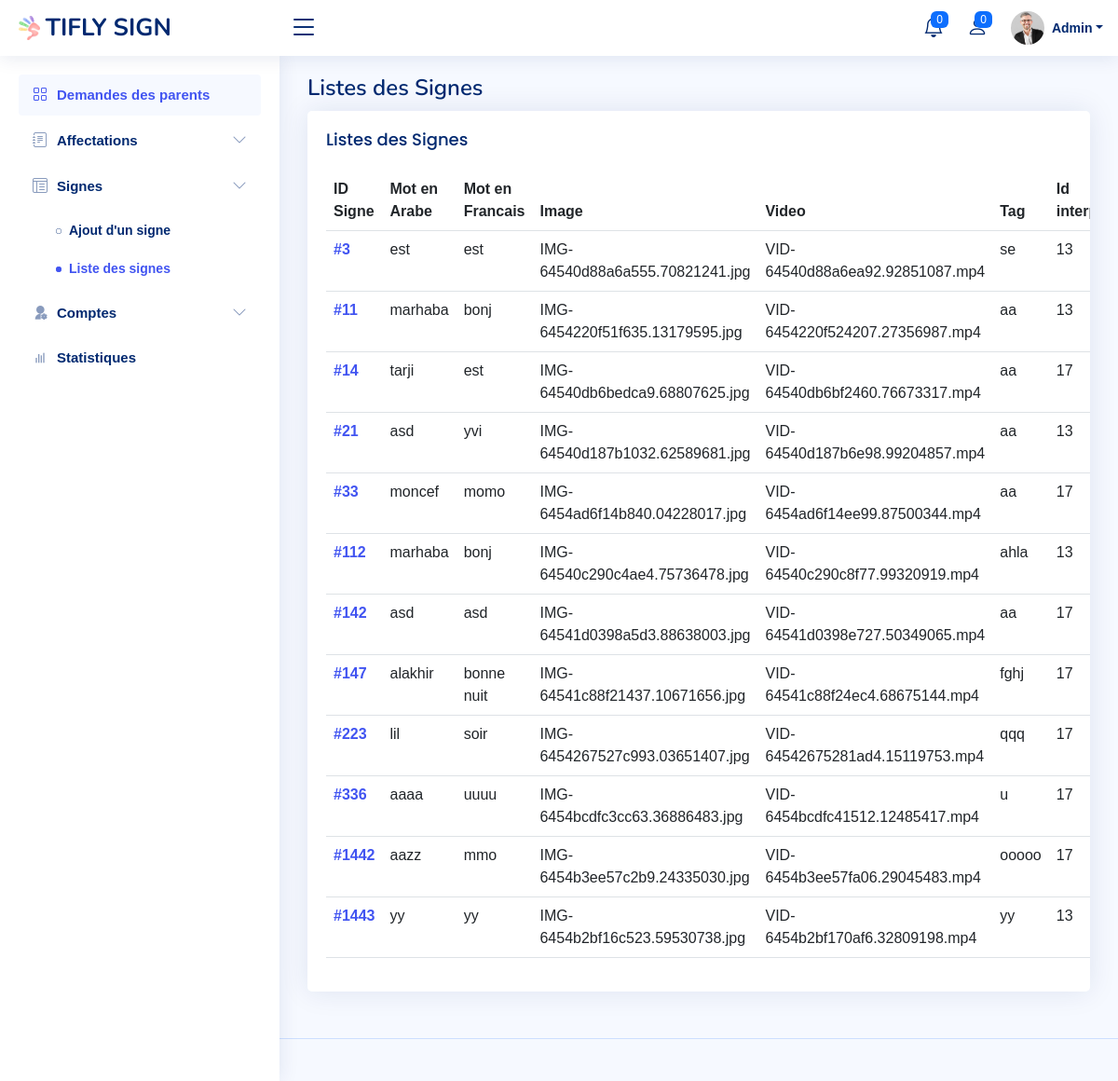
/admin/Liste_des_signes.php, run on the app's committed database.
### tables this page shows
CREATE TABLE `signe` (
  `id_signe` int(11) NOT NULL,
  `mot_ar` varchar(40) NOT NULL,
  `mot_fr` varchar(40) NOT NULL,
  `image` varchar(300) NOT NULL,
  `video` varchar(300) NOT NULL,
  `tag` varchar(40) NOT NULL,
  `id_interpret` int(11) NOT NULL
);

### admin/assets/php/liste_signes.php (the view, shortened to what this page needs)
<?php
$conn = mysqli_connect('localhost', 'root', '', 'sourd');
$conn->set_charset("utf8");
$sql = "SELECT * FROM signe";
$result = mysqli_query($conn, $sql);
if (mysqli_num_rows($result) > 0) {
    while($row = mysqli_fetch_assoc($result)) {
        echo "<tr>";
        echo "<th scope='row'><a href='#'>#" . $row['id_signe'] . "</a></th>";
        echo "<td>" . $row['mot_ar'] . "</td>";
        echo "<td>" . $row['mot_fr'] . "</td>";
        echo "<td>" . $row['image'] . "</td>";
        echo "<td>" . $row['video'] . "</td>";
        echo "<td>" . $row['tag'] . "</td>";
        echo "<td>" . $row['id_interpret'] . "</td>";
        echo "</tr>";
    }
} else if  (!$result) {
    printf("Error: %s\n", mysqli_error($conn));
    exit();
  }else {
    echo "<tr><td colspan='5'>Aucune demande trouvée.</td></tr>";
}
?>

### admin/assets/css/style.css (style rules this page uses)
:root { scroll-behavior: smooth; }
body { font-family: "Arial", sans-serif; background: #f6f9ff; color: #444444; }
a { color: #4154f1; text-decoration: none; }

### data on the page
signe: id_signe "3", mot_ar "est", mot_fr "est", image "IMG-64540d88a6a555.70821241.jpg", video "VID-64540d88a6ea92.92851087.mp4", tag "se", id_interpret "13"
signe: id_signe "11", mot_ar "marhaba", mot_fr "bonj", image "IMG-6454220f51f635.13179595.jpg", video "VID-6454220f524207.27356987.mp4", tag "aa", id_interpret "13"
signe: id_signe "14", mot_ar "tarji", mot_fr "est", image "IMG-64540db6bedca9.68807625.jpg", video "VID-64540db6bf2460.76673317.mp4", tag "aa", id_interpret "17"
signe: id_signe "21", mot_ar "asd", mot_fr "yvi", image "IMG-64540d187b1032.62589681.jpg", video "VID-64540d187b6e98.99204857.mp4", tag "aa", id_interpret "13"
signe: id_signe "33", mot_ar "moncef", mot_fr "momo", image "IMG-6454ad6f14b840.04228017.jpg", video "VID-6454ad6f14ee99.87500344.mp4", tag "aa", id_interpret "17"
signe: id_signe "112", mot_ar "marhaba", mot_fr "bonj", image "IMG-64540c290c4ae4.75736478.jpg", video "VID-64540c290c8f77.99320919.mp4", tag "ahla", id_interpret "13"
signe: id_signe "142", mot_ar "asd", mot_fr "asd", image "IMG-64541d0398a5d3.88638003.jpg", video "VID-64541d0398e727.50349065.mp4", tag "aa", id_interpret "17"
signe: id_signe "147", mot_ar "alakhir", mot_fr "bonne nuit", image "IMG-64541c88f21437.10671656.jpg", video "VID-64541c88f24ec4.68675144.mp4", tag "fghj", id_interpret "17"
signe: id_signe "223", mot_ar "lil", mot_fr "soir", image "IMG-6454267527c993.03651407.jpg", video "VID-64542675281ad4.15119753.mp4", tag "qqq", id_interpret "17"
signe: id_signe "336", mot_ar "aaaa", mot_fr "uuuu", image "IMG-6454bcdfc3cc63.36886483.jpg", video "VID-6454bcdfc41512.12485417.mp4", tag "u", id_interpret "17"
signe: id_signe "1442", mot_ar "aazz", mot_fr "mmo", image "IMG-6454b3ee57c2b9.24335030.jpg", video "VID-6454b3ee57fa06.29045483.mp4", tag "ooooo", id_interpret "17"
signe: id_signe "1443", mot_ar "yy", mot_fr "yy", image "IMG-6454b2bf16c523.59530738.jpg", video "VID-6454b2bf170af6.32809198.mp4", tag "yy", id_interpret "13"

### other printed values
$count "0"
$count_parent_requests "0"
